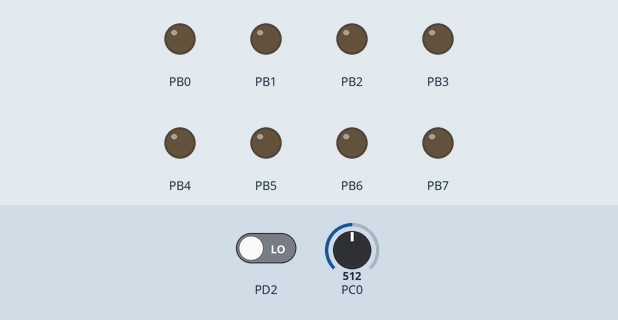
Bench run of a program on a simulated ATmega328P, built with avr-gcc and emulated at 16 MHz. Parts: output pins drawn as LEDs (lit = HIGH). Dashed ring = blinking. The test bench sets the inputs (shaded band); at power-on: PD2 LOW, PC0 = 512.

Above: at 8.4 s.
8.5 s: PD2 driven HIGH
At 8.75 s:
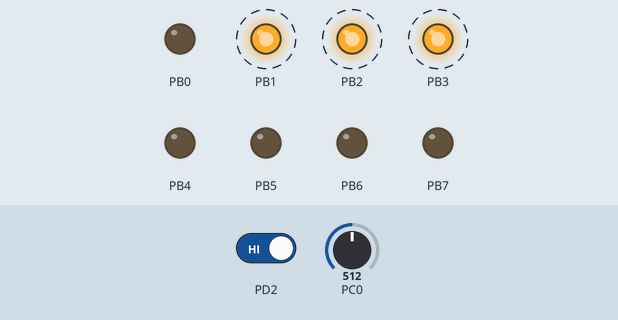
16.1 s: PD2 driven LOW
At 19.2 s:
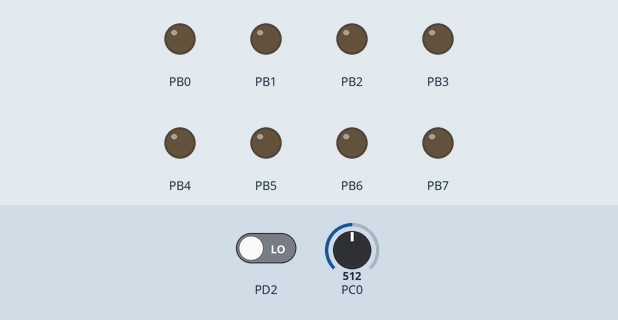
29.3 s: PC0 set to 716
At 30.2 s:
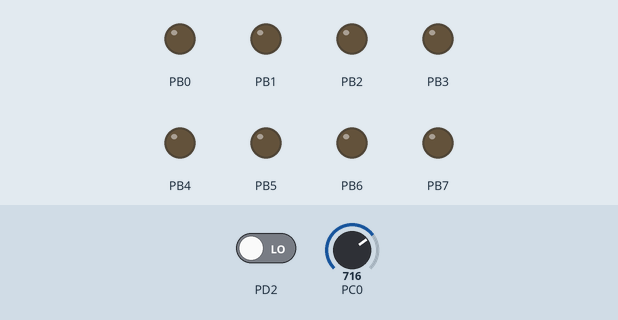
42.5 s: PD2 driven HIGH
Timing chart, 0 to 48.7 s (numbered marks = the images above; inputs shaded):
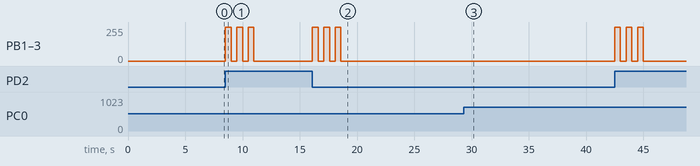

Measured:
- after the input at 8.5 s, PB2, PB3: alternates HIGH for 0.50 s and LOW for 0.50 s, 6 changes in all, then stays LOW, starting at once
- after the input at 16.1 s, PB1: alternates 255/255 for 0.50 s and 0/255 for 0.50 s, 6 changes in all, then stays 0/255, starting at once; PB3: alternates HIGH for 0.50 s and LOW for 0.50 s, 6 changes in all, then stays LOW, starting at once
- after the input at 29.3 s, PB1: stays 0/255 (without the input it goes to 239/255 after 6.0 s)
- by itself, PB1: alternates 255/255 for 0.50 s and 0/255 for 0.50 s, 6 changes in all, then stays 0/255

The program:

main.c
```c
/*
Blink 3 leds sequentially, in button interrupt,
gradually increase and then decrease the brightness
of 3 leds altogether. In case of potentiometer exceeding
such threshold, change direction of leds
blinking sequence.

 * GccApplication6.c
 *
 * Created: 10/5/2021 2:35:00 PM
 * Author : hp
 */

#include <avr/io.h>
#include <avr/interrupt.h>
#define F_CPU 16000000UL
#include <util/delay.h>

int threshold, duty;

int main(void)
{
	DDRB = 0xff;
	DDRD = 0x00;
	// External Interrupt (Button)
	EICRA = (1 << ISC00) | (1 < ISC01);
	EIMSK = (1 << INT0);
	sei();
	// FAST PWM
	TCNT1 = 0;
	TCCR1A = (1 << COM1A1) | (1 << COM1B1) | (1 << WGM10);
	TCCR1B = (1 << WGM12) | (1 << CS10);
	TCCR2A = (1 << COM2A1) | (1 << WGM21) | (1 << WGM20);
	TCCR2B = (1 << CS20);
	// Potentiometer
	ADMUX = (1 << REFS0) | (1 << ADLAR);
	ADCSRA = (1 << ADEN) | (1 << ADPS0) | (1 << ADPS1) | (1 << ADPS2);
	while(1){
		// Converting the voltage
		ADCSRA |= (1 << ADSC);
		while(ADCSRA & (1 << ADSC));
		threshold = ADCH;
		if (threshold > 128){
			// Right to Left
			// LED connected to OC1A
			for(duty=0; duty<0xff; duty++)   // 0 to max duty cycle
			{
				OCR1A = duty;     // slowly increase the LED brightness
				_delay_ms(5);
			}
			for(duty=0xff; duty>=0; duty--)   // max to 0 duty cycle
			{
				OCR1A = duty;       // slowly decrease the LED brightness
				_delay_ms(5);
			}
			OCR1A = 0;
			// LED connected to OC1B
			for(duty=0; duty<0xff; duty++)   // 0 to max duty cycle
			{
				OCR1B = duty;     // slowly increase the LED brightness
				_delay_ms(5);
			}
			for(duty=0xff; duty>=0; duty--)   // max to 0 duty cycle
			{
				OCR1B = duty;       // slowly decrease the LED brightness
				_delay_ms(5);
			}
			OCR1B = 0;
			// LED connected to OC2A
			for(duty=0; duty<0xff; duty++)   // 0 to max duty cycle
			{
				OCR2A = duty;     // slowly increase the LED brightness
				_delay_ms(5);
			}
			for(duty=0xff; duty>=0; duty--)   // max to 0 duty cycle
			{
				OCR2A = duty;       // slowly decrease the LED brightness
				_delay_ms(5);
			}
			OCR2A = 0;
		}
		else{
			// Left to Right
			// LED connected to OC2A
			for(duty=0; duty<0xff; duty++)   // 0 to max duty cycle
			{
				OCR2A = duty;     // slowly increase the LED brightness
				_delay_ms(5);
			}
			for(duty=0xff; duty>=0; duty--)   // max to 0 duty cycle
			{
				OCR2A = duty;       // slowly decrease the LED brightness
				_delay_ms(5);
			}
			OCR2A = 0;
			// LED connected to OC1B
			for(duty=0; duty<0xff; duty++)   // 0 to max duty cycle
			{
				OCR1B = duty;     // slowly increase the LED brightness
				_delay_ms(5);
			}
			for(duty=0xff; duty>=0; duty--)   // max to 0 duty cycle
			{
				OCR1B = duty;       // slowly decrease the LED brightness
				_delay_ms(5);
			}
			OCR1B = 0;
			// LED connected to OC1A
			for(duty=0; duty<0xff; duty++)   // 0 to max duty cycle
			{
				OCR1A = duty;     // slowly increase the LED brightness
				_delay_ms(5);
			}
			for(duty=0xff; duty>=0; duty--)   // max to 0 duty cycle
			{
				OCR1A = duty;       // slowly decrease the LED brightness
				_delay_ms(5);
			}
			OCR1A = 0;
		}
	}
}

ISR(INT0_vect) {
	for (int i = 1; i <= 3; i++) {
		OCR1A = 0xff;
		OCR1B = 0xff;
		OCR2A = 0xff;
		_delay_ms(500);
		OCR1A = 0x00;
		OCR1B = 0x00;
		OCR2A = 0x00;
		_delay_ms(500);
	}
}
```
